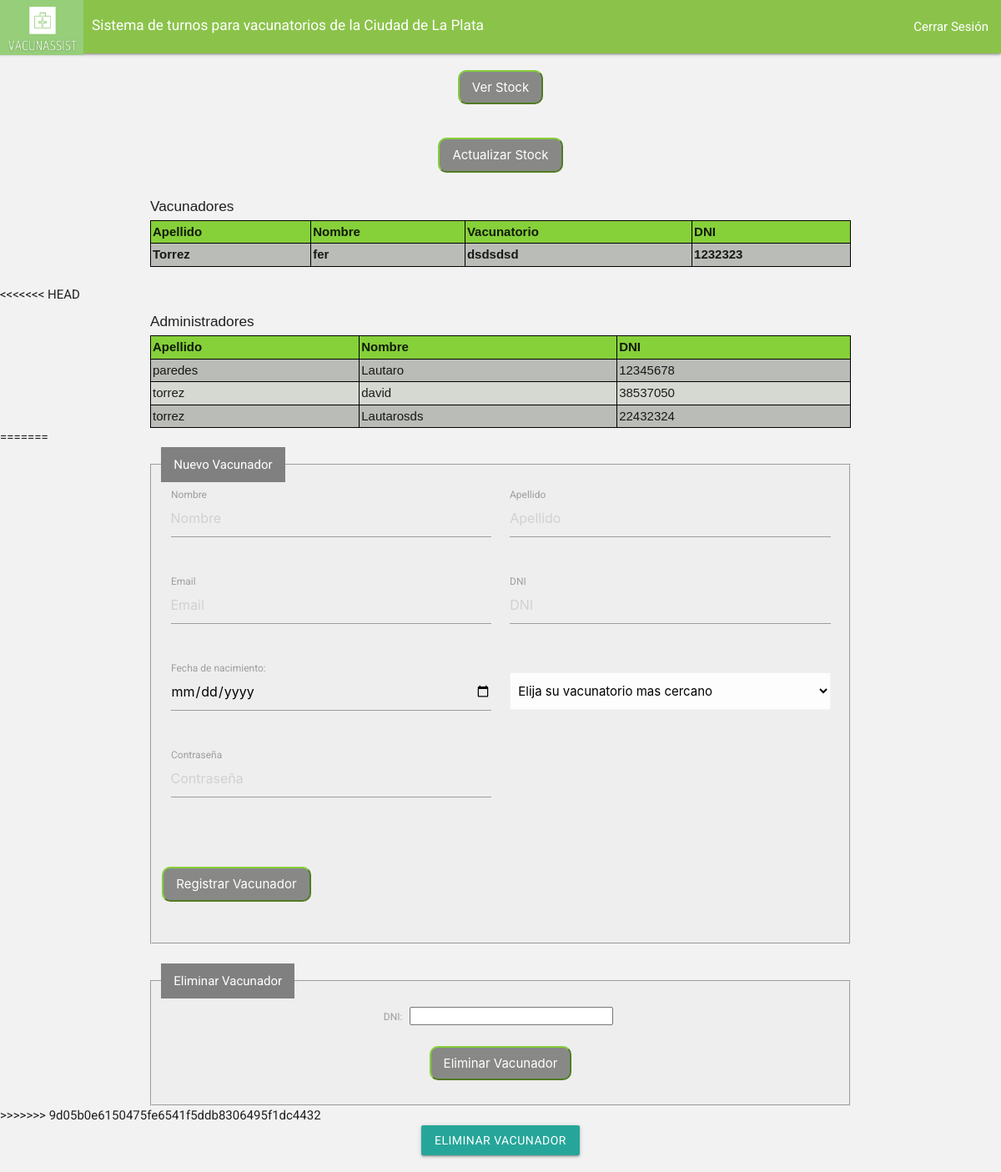
Before: /inicio_admin/ with the older database file.
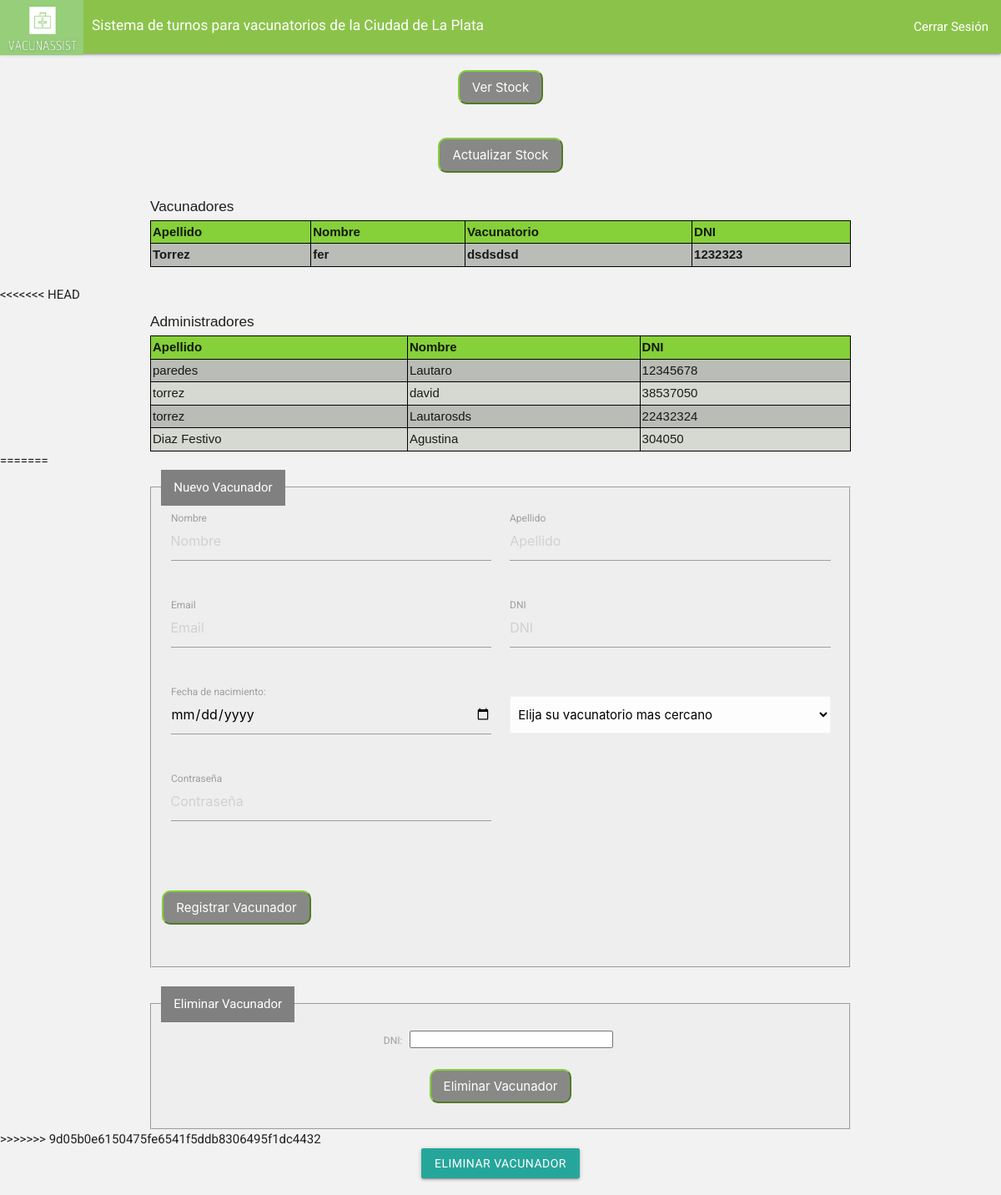
After: the same page with the newer database file.
### main/models.py (models this page shows, shortened)
class Vacunador(models.Model):
    vacunador_nombre= models.CharField(max_length=200)
    vacunador_apellido= models.CharField(max_length=20)
    vacunador_fechaNac= models.DateTimeField("fecha nacimiento")
    vacunador_zona= models.CharField(max_length=200)
    vacunador_dni= models.IntegerField()
    vacunador_email= models.EmailField(max_length=254)
    vacunador_codigo= models.IntegerField()
    contraseña = models.IntegerField()

class Administrador(models.Model):
    administrador_nombre= models.CharField(max_length=200)
    administrador_apellido= models.CharField(max_length=20)
    administrador_fechaNac= models.DateTimeField("fecha nacimiento")
    administrador_zona= models.CharField(max_length=200)
    administrador_dni= models.IntegerField()
    contraseña = models.IntegerField()
    administrador_email= models.EmailField(max_length=254)
    administrador_codigo= models.IntegerField()

### main/views.py (the view)
# urls.py: path('inicio_admin/' , views.inicio_admin, name= "inicio_admin"),
def inicio_admin(request):
    data2= {
      'form' :PacienteRegistro()
    }
    administradorList= Administrador.objects.all()
    vacunadoresList= Vacunador.objects.all()
    vacunadorList= Vacunador.objects.all()
    return render(request,"main/inicio_admin.html",{"administradores" : administradorList,"vacunadores" :vacunadoresList})
    return render(request, "main/inicio_admin.html",{"administradores" : administradorList, "vacunadores" : vacunadorList})

### main/templates/main/inicio_admin.html (shortened to what the changed rows need)
<!DOCTYPE html>
{% load static %}
<html lang="en" dir="ltr">
  <head>
  	<link rel="stylesheet" href="estilos.css">
        <link rel="stylesheet" href="https://cdnjs.cloudflare.com/ajax/libs/materialize/1.0.0/css/materialize.min.css">
        <link type='text/css' href="{% static 'css/estilo.css' %}" rel="stylesheet" />
  </head>
  <body bgcolor="FFFFFF">
        <table id:"tableUsers" style="background-color:#D6D8D2; margin: 0 auto;">
          <caption >
            <div class="left"><h6> Vacunadores </h6></div>
          </caption>
          <tr style="background-color:#86D03A">
              <th>Apellido </th>
              <th>Nombre</th>
              <th>Vacunatorio</th>
              <th>DNI</th>
          </tr>
        <div class="vacunadores">
          {% for v in vacunadores %}
              <div class="Vacunador">
                <tr style="background-color:#CBCBCB, #B0B0B0">
                  <th>{{v.vacunador_apellido}} </th>
                  <th>{{v.vacunador_nombre}}</th>
                  <th>{{v.vacunador_zona}}</th>
                  <th>{{v.vacunador_dni}}</th>
                </tr>
              </div>
          {% endfor %}
        </div>
      </table>
      <br>
        <table id:"tableUsers" style="background-color:#D6D8D2; margin: 0 auto;">
          <caption >
            <div class="left"><h6> Administradores </h6></div>
          </caption>
          <tr style="background-color:#86D03A">
              <th>Apellido </th>
              <th>Nombre</th>
              <th>DNI</th>
          </tr>
          <div class="administradores">
            {% for a in administradores %}
            <div class="Administrador">
              <tr style="background-color:#CBCBCB, #B0B0B0">
                <td>{{a.administrador_apellido}} </td>
                <td> {{a.administrador_nombre}}</td>
                <td>{{a.administrador_dni}}</td>
             </tr>
            </div>
            {% endfor %}
          </div>
        </table>
        <br>
          <br>
           <body>
                     <body>
                     </body>
           </body>
  </body>
</html>

Changed rows visible on the page:
added Administrador: administrador_apellido "Diaz Festivo", administrador_nombre "Agustina", administrador_dni "304050"
